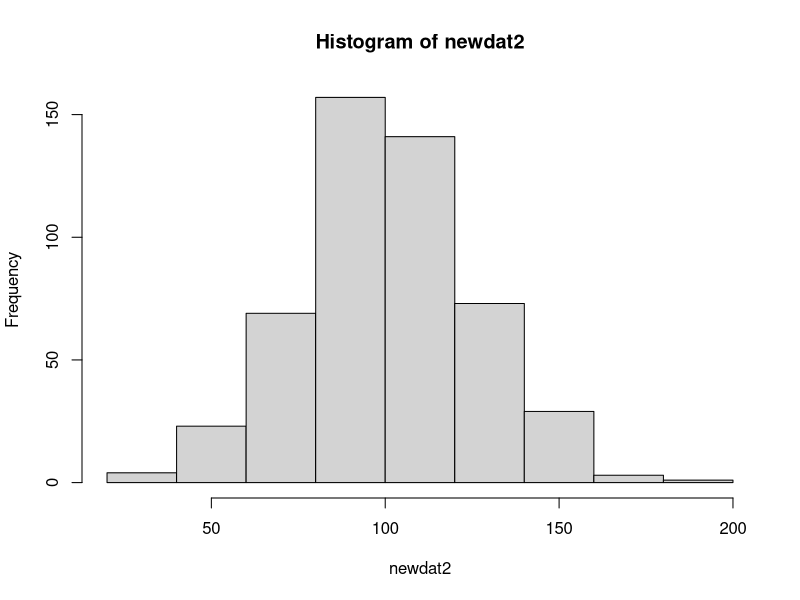
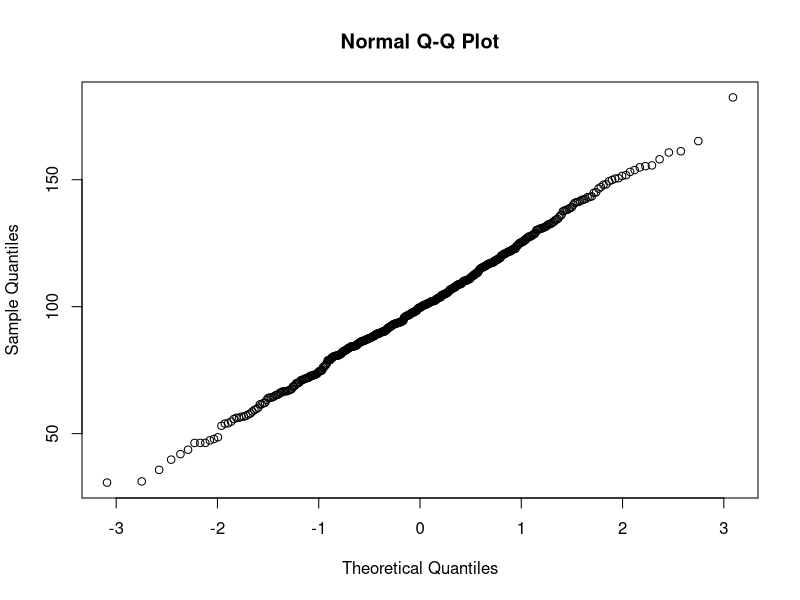

Generate these figures, in order, with R:

# Optional: the line of code below will clear your global environment if you want to start fresh.
# Uncomment if you want to use it.

#rm(list = ls())


#### Load packages ####

#install.packages("psych")    #If you haven't installed psych before, uncomment this line.
library(psych)


#### Draw random sample ####

normdat1 <- rnorm(500,0,1)


#### Calculate mean and sd ####

describe(normdat1)

# The describe function is from the psych package.
# If you didn't want to use describe, you could calculate the mean and sd individually using the code below
mean(normdat1)
sd(normdat1)


#### Draw second random sample and calculate mean and sd ####

set.seed(123)

normdat2 <- rnorm(500, 0, 1)

describe(normdat2)


#### Convert metric and make histogram ####

# Convert metric using the formula for a z-score
# The formula for a z-score is The Score minus the Population Mean, all divided by the Standard Deviation
# General formula for converting one dataset to another metric is:
# 1. Convert the mean to 0. We use the top part of the z-score formula to do this: The Score - Current Population Mean
# 2. Scale to the new standard deviation by multiplying the value from Step 1 by the New SD / Current SD
# 3. Convert to new mean by adding the value of the new mean to the value you got in Step 2

# You could replace the mean and sd functions in the equation below with the mean and sd you got from
# describe in the previous step if you wanted.

newdat2 <- ((normdat2 - mean(normdat2)) * (25/sd(normdat2))) + 100

# Another way to write the above formula is:
newdat2 <- (((normdat2 - mean(normdat2))*25) / sd(normdat2)) + 100

# Make histogram

hist(newdat2)


#### Describe shape of the distribution (kurtosis and skew) ####

describe(newdat2)


#### QQplot ####

qqnorm(newdat2)


#### Generate another dataset  and report stats ####

set.seed(456)

normdat3 <- rnorm(500, 100, 25)

describe(normdat3)


#### Standardize normdat2 and normdat3 and compare ####

standat2 <- (newdat2 - mean(newdat2))/sd(newdat2)
standat3 <- (normdat3 - mean(normdat3))/sd(normdat3)

describe(standat2)
describe(standat3)









